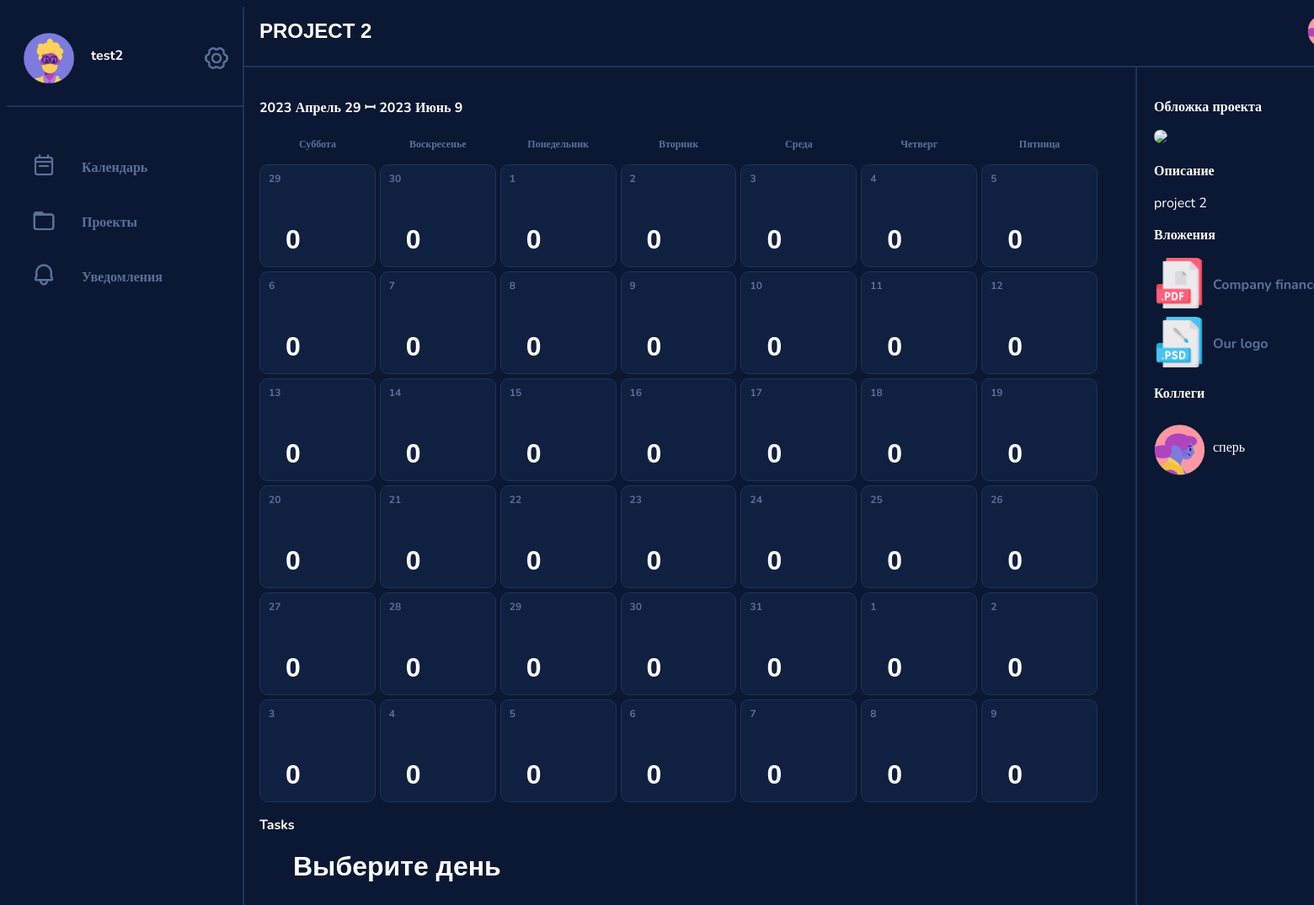
Before: /project_view/2/2 with the older database file.
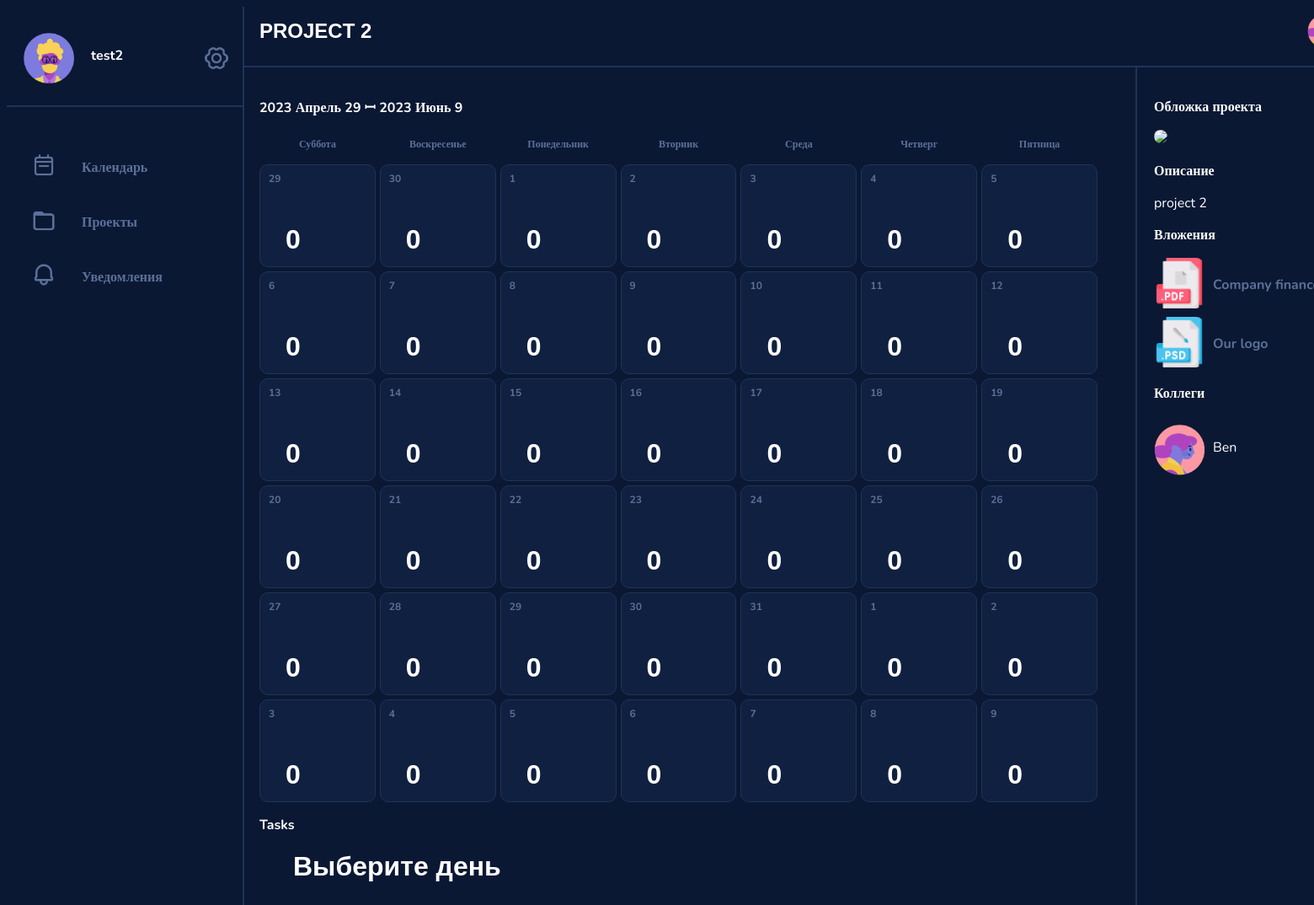
After: the same page with the newer database file.
### data/users.py (models this page shows, shortened)
class User(SqlAlchemyBase, UserMixin, SerializerMixin):
    __tablename__ = 'users'
    id = sqlalchemy.Column(sqlalchemy.Integer, primary_key=True, autoincrement=True)
    login = sqlalchemy.Column(sqlalchemy.String, nullable=True)
    password = sqlalchemy.Column(sqlalchemy.String, nullable=True)
    email = sqlalchemy.Column(sqlalchemy.String, index=True, unique=True, nullable=True)
    phone = sqlalchemy.Column(sqlalchemy.String, index=True, unique=True, nullable=True)
    name = sqlalchemy.Column(sqlalchemy.String, nullable=True)
    birth_date = sqlalchemy.Column(sqlalchemy.DateTime, nullable=True)
    bio = sqlalchemy.Column(sqlalchemy.String, nullable=True)
    projects = sqlalchemy.Column(sqlalchemy.String, nullable=True, default=None)
    tasks = sqlalchemy.Column(sqlalchemy.String, nullable=True, default=None)
    picture = sqlalchemy.Column(sqlalchemy.Integer, nullable=True)

### services/project_view.py (the view)
@blueprint.route('/project_view/<int:user_id>/<int:project_id>', methods=['GET', 'POST'])
def project_view(user_id, project_id):
    db_sess = session.create_session()
    user = db_sess.query(User).get(user_id)
    project = db_sess.query(Project).get(project_id)
    task_list = {}
    collab_list = []
    tasks, dates = taking_tasks(user_id)
    today = datetime.datetime.now()
    weekday = today.weekday()
    delta_time1 = datetime.timedelta(days=42)
    days = {0: "Понедельник", 1: "Вторник", 2: "Среда", 3: "Четверг", 4: "Пятница", 5: "Суббота", 6: "Воскресенье"}
    months = ["Январь", "Февраль", "Март", "Апрель", "Май", "Июнь", "Июль", "Август", "Сентябрь", "Октябрь", "Ноябрь",
              "Декабрь"]
    if project.tasks:
        for i in project.tasks.split(', '):
            task = db_sess.query(Tasks).get(int(i))
            end = str(task.end_date).split()[0]
            end_date = datetime.date(int(end.split('-')[0]), int(end.split('-')[1]), int(end.split('-')[2]))
            print(end_date, today.date(), today.date() + delta_time1)
            for date_id in range(42):
                if today.date() <= end_date < today.date() + delta_time1 and date_id in task_list:
                    task_list[(end_date - today.date()).days].append({'description': task.description})
                elif today.date() <= end_date < today.date() + delta_time1:
                    task_list[(end_date - today.date()).days] = [{'description': task.description}]
    for i in project.users.split(', '):
        collaborator = db_sess.query(User).get(int(i))
        if int(i) != user_id:
            collab_list.append({'name': collaborator.name, 'img': list_of_avatars[collaborator.picture - 1]})
    return render_template('project_view.html', user_id=user_id, project_id=project_id, list_of_avatars=list_of_avatars,
                           avatar=user.picture, name=user.name, tasks=task_list, description=project.description,
                           title=project.title, img=list_of_img[project.img - 1], collaborators=collab_list, days=days,
                           dates=dates, months=months, len=len, curday=0, curmonth=0, weekday=weekday,
                           year_now=today.year, id=user.id)

### data/db_session.py (called while the page is built, shortened)
def global_init(db_file):
    global __factory
    if __factory:
        return

def create_session() -> Session:
    global __factory
    return __factory()

### services/agenda.py (called while the page is built)
def taking_dates():
    today = datetime.date.today()
    spis1 = []
    spis2 = []
    spis1.append(today)
    spis2.append((today.month, today.day))
    for i in range(1, 42):
        date = datetime.date.today() + datetime.timedelta(days=i)
        spis1.append(date)
        spis2.append((date.month, date.day, date.year))
    return (spis1,
            spis2)  # spis1 - это даты для проверки задач ; spis2 возвращает список

def taking_tasks(user_id):
    session.global_init("db/blogs.db")
    db_sess = session.create_session()
    response = []
    for i in taking_dates()[0]:
        tasks = db_sess.query(Tasks).filter(Tasks.end_date == i, Tasks.users.like(f"%{str(user_id)},%")).all()
        response.append([i.description for i in tasks])
    return (response,
            taking_dates()[1])  # задачи и дни

### templates/project_view.html (shortened to what this page needs)
<!DOCTYPE html>
<html lang="en">
<head>
</head>
<body>
{% extends "base.html" %}
{% block content %}
<div class="viewport">
    <div class="project_view_header">
        <h2>{{title}}</h2>
        <div class="collaborators">
            {% for collaborator in collaborators %}
            <div class="collaborator">
                <img src={{collaborator['img']}}>
            </div>
            {% endfor %}
        </div>
    </div>
    <div class="columns">
        <div class="project_view_content">
            <h3>{{year_now}} {{months[dates[0][0] - 1]}} {{dates[0][1]}} ꟷ {{dates[-1][2]}} {{months[dates[-1][0] - 1]}}
                {{dates[-1][1]}}</h3>
            <div class="large_calendar">
                <div class="week_header">
                    {% for i in range(weekday, weekday + 7) %}
                    <div class="day">
                        <h4>{{days[i%7]}}</h4>
                    </div>
                    {% endfor %}
                </div>
                {% for i in range(6) %}
                <div class="week">
                    {% for j in range(7) %}
                    <div class="day">
                        <h4><a href="/project_view/{{user_id}}/{{project_id}}/{{7 * i + j}}">{{dates[7 * i + j][1]}}</a>
                        </h4>
                        <p>
                        <h1>{{len(tasks[i * 7 + j])}}</h1>
                    </div>
                    {% endfor %}
                </div>
                {% endfor %}
            </div>
            <h3>Tasks</h3>
            <div class="todo_list">
                {% if curday == 0 %}
                <h1>Выберите день</h1>
                {% endif %}
            </div>
        </div>
        <div class="project_info">
            <div class="project_description">
                <h3>Обложка проекта</h3>
                <img src={{img}}>
                <h3>Описание</h3>
                <p>{{description}}</p>
                <h3>Вложения</h3>
                <div class="project_attachments">
                    <div class="project_attachment">
                        <img src="/static/file_types/pdf.png">
                        <h4>Company finances</h4>
                    </div>
                    <div class="project_attachment">
                        <img src="/static/file_types/psd.png">
                        <h4>Our logo</h4>
                    </div>
                </div>
                <h3>Коллеги</h3>
                <div class="list_of_collaborators">
                    {% for collaborator in collaborators %}
                    <div class="linar_collaborator">
                        <img src={{collaborator['img']}}>
                        <p>{{collaborator['name']}}</p>
                    </div>
                    {% endfor %}
                </div>
            </div>
        </div>
    </div>
</div>
{% endblock %}

Changed rows visible on the page:
changed User: name "сперь" → "Ben"
